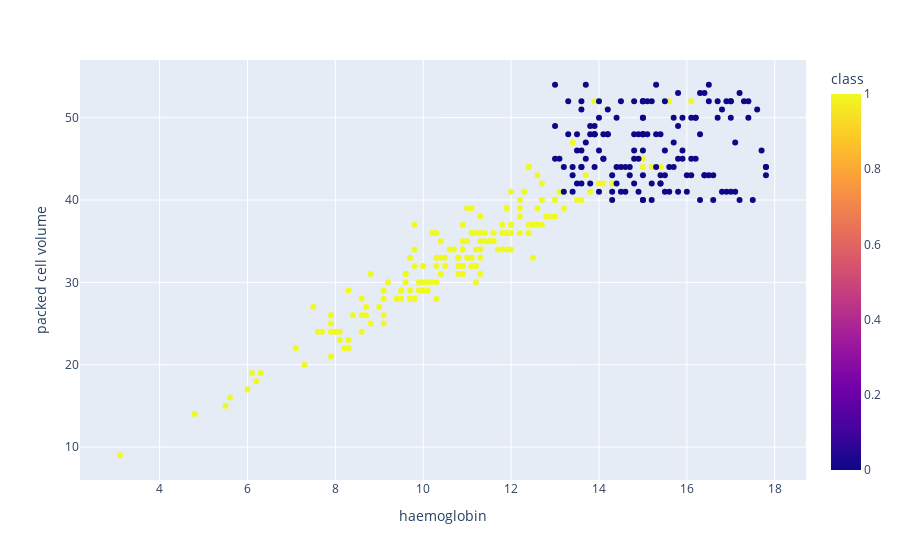

Notebook source saved alongside this figure:
### Code cell
scatters('haemoglobin','packed cell volume')

### Figure 1 — Plotly figure (JSON) as saved in the notebook; plotly's stock layout.template omitted (floating-point values rounded to 4 significant figures; data arrays with more than 128 entries replaced by an {"elided": "..."} marker saying what was removed)
{"data": [{"hovertemplate": "haemoglobin=%{x}<br>packed cell volume=%{y}<br>class=%{marker.color}<extra></extra>", "legendgroup": "", "marker": {"color": {"elided": "400 int values"}, "coloraxis": "coloraxis", "symbol": "circle"}, "mode": "markers", "name": "", "orientation": "v", "showlegend": false, "type": "scatter", "x": {"elided": "400 float values"}, "xaxis": "x", "y": {"elided": "400 int values"}, "yaxis": "y"}], "layout": {"coloraxis": {"colorbar": {"title": {"text": "class"}}, "colorscale": [[0, "#0d0887"], [0.1111, "#46039f"], [0.2222, "#7201a8"], [0.3333, "#9c179e"], [0.4444, "#bd3786"], [0.5556, "#d8576b"], [0.6667, "#ed7953"], [0.7778, "#fb9f3a"], [0.8889, "#fdca26"], [1, "#f0f921"]]}, "legend": {"tracegroupgap": 0}, "margin": {"t": 60}, "xaxis": {"anchor": "y", "domain": [0, 1], "title": {"text": "haemoglobin"}}, "yaxis": {"anchor": "x", "domain": [0, 1], "title": {"text": "packed cell volume"}}}}
